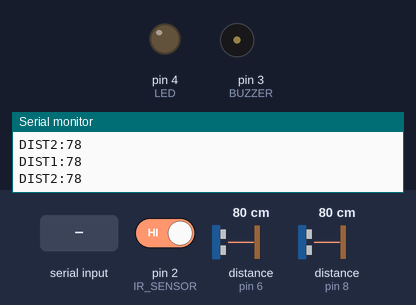
This sketch was run on a simulated Arduino Uno, built with avr-gcc and run on an emulated ATmega328P. On the bench: output pins drawn as LEDs (lit = HIGH), buzzer (waves = sounding, pin HIGH), the last lines printed to the serial monitor. Wiring (inferred from the names in the program): 2 × ultrasonic range finder: trigger pin 5, echo pin 6 / trigger pin 7, echo pin 8. Dashed ring = blinking. The test bench sets the inputs (shaded band); at power-on: pin 2 (IR_SENSOR) HIGH, distance to the obstacle (sensors on pin 6, pin 8) 80 cm. The echo pulse lasts 58.3 µs per cm; pins used as bus, display or sensor lines are not drawn.

Above: at 1.2 s.
1.3 s: pin 2 (IR_SENSOR) driven LOW
At 1.62 s:
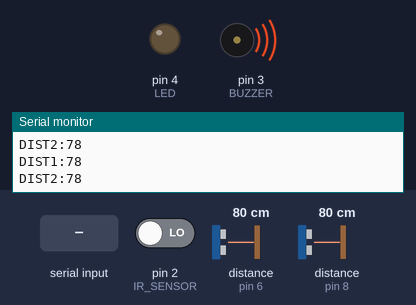
4.3 s: "LEFT_CLICK\n" received over Serial
At 5.89 s:
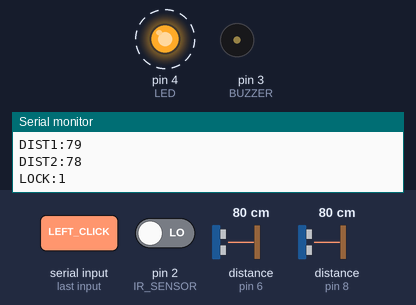
7.3 s: "RIGHT_CLICK\n" received over Serial
At 10.07 s:
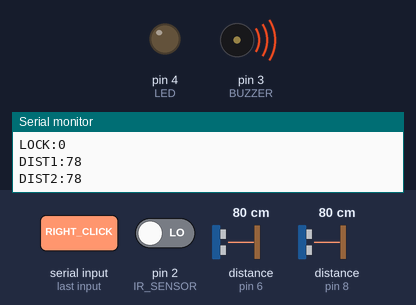
10.3 s: pin 2 (IR_SENSOR) driven HIGH
At 10.3 s:
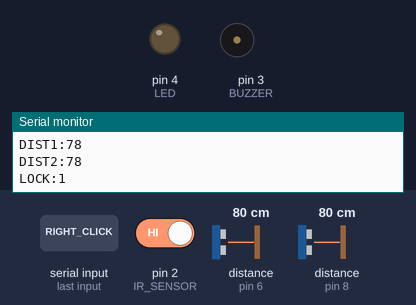
Timing chart, 0 to 12.8 s (numbered marks = the images above; inputs shaded):
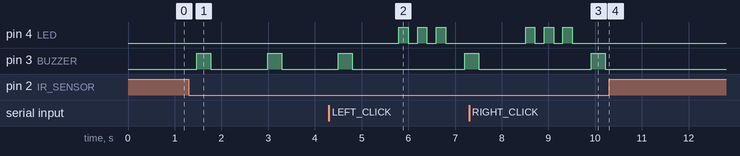

The sketch:

MPCA_mini_project.ino
```cpp
#define IR_SENSOR 2
#define BUZZER 3
#define LED 4
#define TRIG_PIN 5
#define ECHO_PIN 6
#define TRIG_PIN2 7
#define ECHO_PIN2 8

bool isLocked = false;

void setup() {
  pinMode(IR_SENSOR, INPUT);
  pinMode(BUZZER, OUTPUT);
  pinMode(LED, OUTPUT);
  pinMode(TRIG_PIN, OUTPUT);
  pinMode(ECHO_PIN, INPUT);
  pinMode(TRIG_PIN2, OUTPUT);
  pinMode(ECHO_PIN2, INPUT);
  Serial.begin(9600);
}

void loop() {
  // Check IR for lock/unlock
  if (digitalRead(IR_SENSOR) == LOW) {
    isLocked = !isLocked;
    digitalWrite(BUZZER, HIGH);
    delay(300);
    digitalWrite(BUZZER, LOW);
    Serial.println("LOCK:" + String(isLocked));
    delay(1000);
  }

  // Handle CLICK signals from Python
  if (Serial.available()) {
    String command = Serial.readStringUntil('\n');
    command.trim();
    if (command == "LEFT_CLICK" || command == "RIGHT_CLICK") {
      for (int i = 0; i < 3; i++) {
        digitalWrite(LED, HIGH);
        delay(200);
        digitalWrite(LED, LOW);
        delay(200);
      }
    }
  }

  // Read distance from first HC-SR04 (scroll)
  digitalWrite(TRIG_PIN, LOW);
  delayMicroseconds(2);
  digitalWrite(TRIG_PIN, HIGH);
  delayMicroseconds(10);
  digitalWrite(TRIG_PIN, LOW);
  long duration1 = pulseIn(ECHO_PIN, HIGH);
  long distance1 = duration1 * 0.034 / 2;
  Serial.print("DIST1:");
  Serial.println(distance1);

  // Read distance from second HC-SR04 (volume)
  digitalWrite(TRIG_PIN2, LOW);
  delayMicroseconds(2);
  digitalWrite(TRIG_PIN2, HIGH);
  delayMicroseconds(10);
  digitalWrite(TRIG_PIN2, LOW);
  long duration2 = pulseIn(ECHO_PIN2, HIGH);
  long distance2 = duration2 * 0.034 / 2;
  Serial.print("DIST2:");
  Serial.println(distance2);

  delay(200);
}
```

Measured:
- after the input at 1.3 s, pin 3 (BUZZER): alternates HIGH for 0.30 s and LOW for 1.2 s, starting after 0.18 s
- after the input at 4.3 s, pin 4 (LED): alternates HIGH for 0.20 s and LOW for 0.20 s, starting after 1.5 s
- after the input at 7.3 s, pin 4 (LED): alternates HIGH for 0.20 s and LOW for 0.20 s, 6 changes in all, then stays LOW, starting after 1.2 s
- after the input at 10.3 s, pin 3 (BUZZER): stays LOW (without the input it goes to HIGH after 1.1 s)
